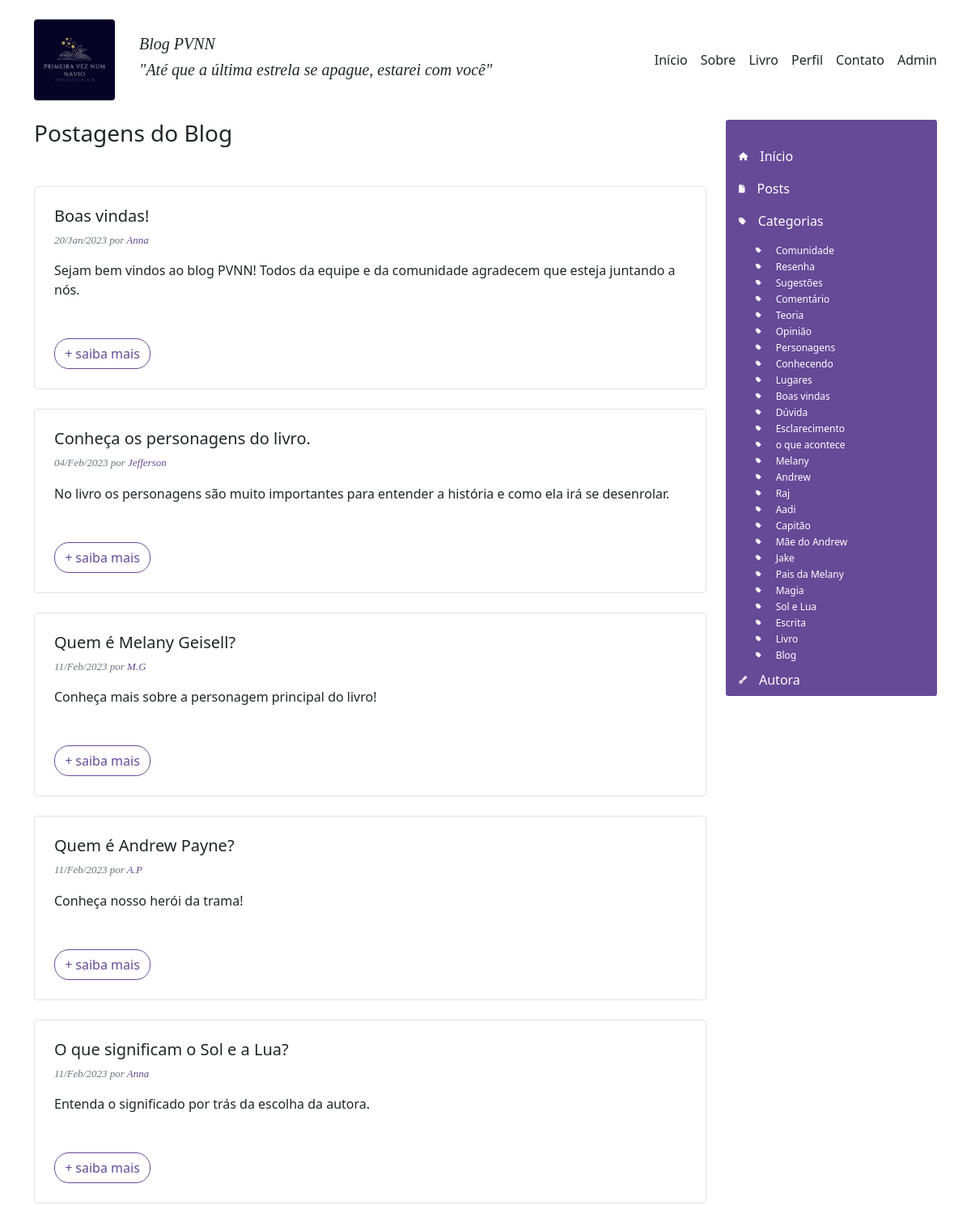
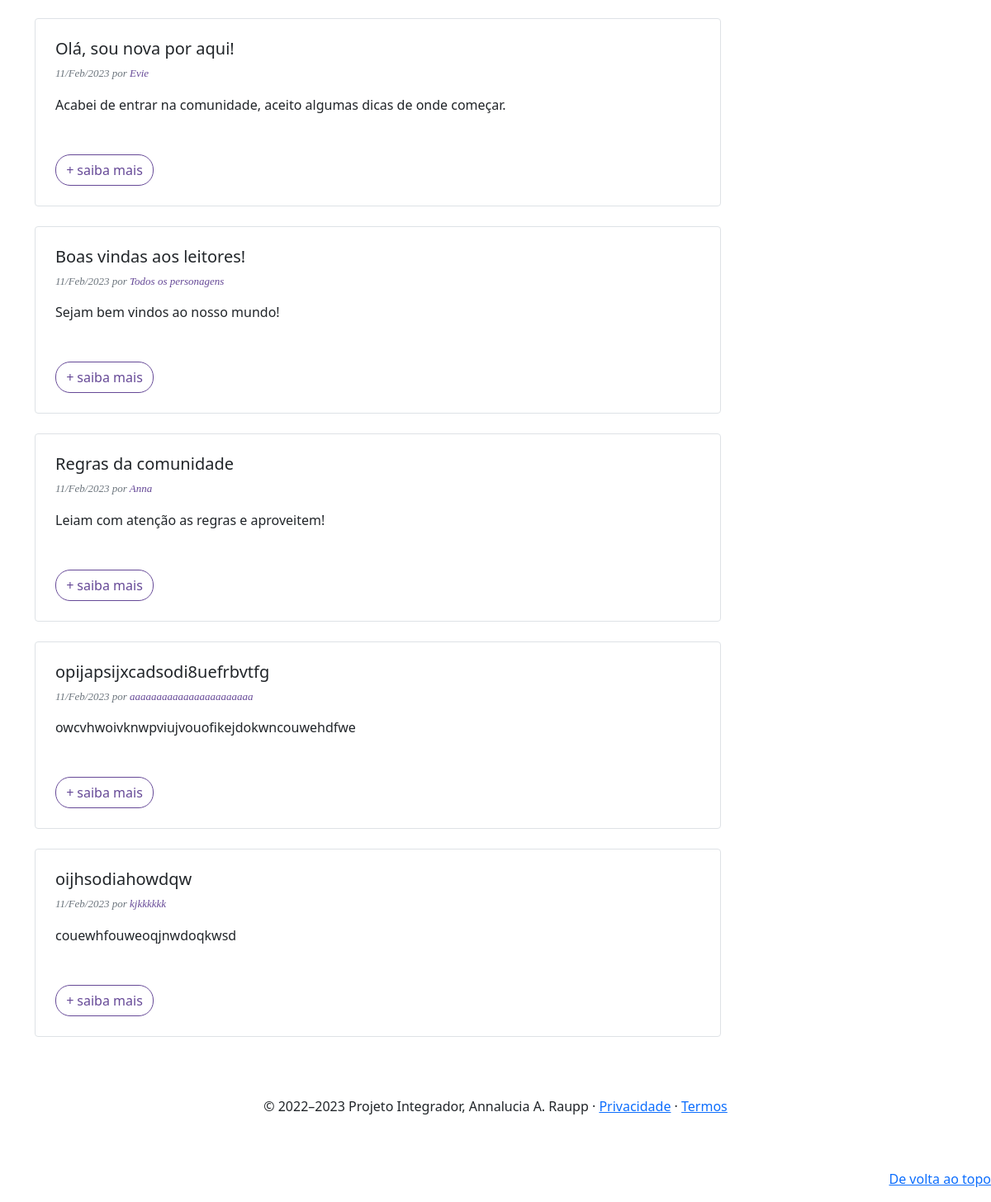
/app/controllers/BlogController.php?action=page_posts, run on the app's committed database (2 pictures, top to bottom).
### tables this page shows
CREATE TABLE `postagens` (
  `idPosts` int(4) NOT NULL,
  `titulo` text NOT NULL,
  `autor` varchar(50) DEFAULT NULL,
  `resumo` tinytext NOT NULL,
  `texto` longtext,
  `data` datetime NOT NULL DEFAULT CURRENT_TIMESTAMP,
  `idCategoria` int(11) NOT NULL
);

CREATE TABLE `categorias` (
  `idCategory` int(4) NOT NULL,
  `tag` varchar(45) NOT NULL
);

### app/repository/PostsRepository.php (called while the page is built, shortened)
<?php
    require_once __DIR__ . "/../connection/Connection.php";
    class PostsRepository {
        public $conn;
        function __construct()
        {
            $this->conn = Connection::getConnection();
        }
        public function findAll(): array {
            $table = $this->conn->query("SELECT * FROM postagens");
            $posts  = $table->fetchAll(PDO::FETCH_ASSOC);
            return $posts;
        }
    }

### app/connection/Connection.php (called while the page is built)
<?php
class Connection {
    private static $host = "localhost";
    private static $dbname = "pvnn";
    private static $user = "root";
    private static $password = "";
    private static $conn = null;
    public static function getConnection(): PDO {
        if(self::$conn == null) {
            try {
                self::$conn = new PDO("mysql:host=" . self::$host . ";charset=utf8;dbname=" . self::$dbname,
                self::$user,
                self::$password);
                self::$conn->setAttribute(PDO::ATTR_ERRMODE, PDO::ERRMODE_EXCEPTION);
            } catch(Exception $e) {
                print("Erro ao conectar com o banco de dados");
            }
        }
        return self::$conn;
    }
}

### app/repository/CategoryRepository.php (called while the page is built, shortened)
<?php
    require_once __DIR__ . "/../connection/Connection.php";
    class CategoryRepository {
        public $conn;
        function __construct()
        {
            $this->conn = Connection::getConnection();
        }
        public function findAll(): array {
            $table = $this->conn->query("SELECT * FROM categorias");
            $categorias  = $table->fetchAll(PDO::FETCH_ASSOC);
            return $categorias;
        }
    }

### app/views/blog/posts.php (the view, shortened to what this page needs)
<?php include "header.php"; ?>
<div id="posts" class="container ">
  <div class="row">
    <div class="main-content col-9">
        <?php if (isset($_GET['category']) ) : ?>
          <h3 class="mb-5">Postagens da categoria "<?= $_GET['category'] ?>"</h3>
        <?php else: ?>
          <h3 class="mb-5">Postagens do Blog</h3>
        <?php endif; ?>
      <?php foreach ($data['posts'] as $post) : ?>
        <?php $dataFormatada = new DateTime($post['data']); ?>
        <article class="blog-post">
          <div class="border rounded mb-4 p-4">
            <h5 class="blog-post-title"><?= $post['titulo']; ?></h5>
            <p class="data-autor mb-3 text-muted">
                <?= $dataFormatada->format('d/M/Y'); ?> por
                <a href="#" class="data-autor"><?= $post['autor']; ?></a>
            </p>
            <?php if(isset($post['resumo'])): ?>
              <p><?= $post['resumo'] ?></p>
            <?php else: ?>
              <p><?= BlogController::resumir($post['texto'], 30) ?></p>
            <?php endif ?>
            <div class=".post-rodape mt-5 row">
              <div class="col-4">
                <a href="<?= $data['base_path'] ?>/app/controllers/BlogController.php?action=page_post&id_param=<?= $post['idPosts']?>" class="btn btn-outline-primary btn-round">
                  <i class="fa-thin fa-plus"></i> saiba mais</a>
              </div>
            </div>
          </div>
        </article>
      <?php endforeach; ?>
    </div>
    <?php include "menu_lateral.php"; ?>
  </div>
</div>
<?php include "footer.php"; ?>

### app/views/blog/menu_lateral.php
<div class="col-3">
  <nav class="menu-lateral rounded-1">
    <div class="pt-6">
      <ul class="nav column">
        <li class="nav-item">
          <a class="nav-link active" href="<?= $data['base_path']?>">
            <i class="fa-solid fa-house fa-2xs"></i>Início
          </a>
        </li>
        <li class="nav-item">
          <a class="nav-link active" href="<?= $data['base_path']?>/app/controllers/BlogController.php?action=page_posts">
            <i class="fa-solid fa-file fa-2xs"></i>Posts
          </a>
        </li>
        <li class="nav-item">
          <a class="nav-link active" href="#">
            <i class="fa-solid fa-tag fa-2xs"></i>Categorias
            <ul class="sublist">
              <?php foreach($data['categories'] as $category): ?>
                <li>
                    <a href="<?= $data['base_path']?>/app/controllers/BlogController.php?action=page_posts_category&category=<?= $category['tag']?>">
                      <i class="fa-solid fa-tag fa-2xs"></i> <?= $category['tag'] ?>
                    </a>
                </li>
              <?php endforeach; ?>
            </ul>
          </a>
        </li>
        <li class="nav-item">
          <a class="nav-link active" href="<?= $data['base_path']?>/app/controllers/BlogController.php?action=page_autora">
            <i class="fa-solid fa-pen-fancy fa-2xs"></i>Autora
          </a>
        </li>
      </ul>
    </div>
  </nav>
</div>

### public/assets/styles/blog.css (style rules this page uses)
.blog-post .data-autor, #post .data-autor { font-family: 'Times New Roman', Times, serif; font-size: 13px; font-style: italic; text-decoration: none; color: #664997; }
.menu-lateral { min-height: 400px; padding-top: 25px; background-color: #664997; }
.menu-lateral .nav-item { display: block; width: 100%; }
.menu-lateral .nav-item i { display: inline; margin-right: 15px; }
.menu-lateral .nav-item a { color: #fff; }
.sublist { margin-top: -25px; }
.sublist li { list-style: none; margin-left: 5px; font-size: 12px; line-height: 20px; color: #eee; }
.sublist li a { text-decoration: none; }
.btn-outline-primary { color: #664997; border-color: #664997; }
.btn-round { border-radius: 18px !important; }

### data on the page
postagens: titulo "Boas vindas!", data "20/Jan/2023", autor "Anna", resumo "Sejam bem vindos ao blog PVNN! Todos da equipe e da comunidade agradecem que esteja juntando a nós."
postagens: titulo "Conheça os personagens do livro.", data "04/Feb/2023", autor "Jefferson", resumo "No livro os personagens são muito importantes para entender a história e como ela irá se desenrolar."
postagens: titulo "Quem é Melany Geisell?", data "11/Feb/2023", autor "M.G", resumo "Conheça mais sobre a personagem principal do livro!"
postagens: titulo "Quem é Andrew Payne?", data "11/Feb/2023", autor "A.P", resumo "Conheça nosso herói da trama!"
postagens: titulo "O que significam o Sol e a Lua?", data "11/Feb/2023", autor "Anna", resumo "Entenda o significado por trás da escolha da autora."
postagens: titulo "Olá, sou nova por aqui!", data "11/Feb/2023", autor "Evie", resumo "Acabei de entrar na comunidade, aceito algumas dicas de onde começar."
postagens: titulo "Boas vindas aos leitores!", data "11/Feb/2023", autor "Todos os personagens", resumo "Sejam bem vindos ao nosso mundo!"
postagens: titulo "Regras da comunidade", data "11/Feb/2023", autor "Anna", resumo "Leiam com atenção as regras e aproveitem!"
postagens: titulo "opijapsijxcadsodi8uefrbvtfg", data "11/Feb/2023", autor "aaaaaaaaaaaaaaaaaaaaaaa", resumo "owcvhwoivknwpviujvouofikejdokwncouwehdfwe"
postagens: titulo "oijhsodiahowdqw", data "11/Feb/2023", autor "kjkkkkkk", resumo "couewhfouweoqjnwdoqkwsd"
categorias: tag "Comunidade"
categorias: tag "Resenha"
categorias: tag "Sugestões"
categorias: tag "Comentário"
categorias: tag "Teoria"
categorias: tag "Opinião"
categorias: tag "Personagens"
categorias: tag "Conhecendo"
categorias: tag "Lugares"
categorias: tag "Boas vindas"
categorias: tag "Dúvida"
categorias: tag "Esclarecimento"
categorias: tag "o que acontece"
categorias: tag "Melany"
categorias: tag "Andrew"
categorias: tag "Raj"
categorias: tag "Aadi"
categorias: tag "Capitão"
categorias: tag "Mãe do Andrew"
categorias: tag "Jake"
categorias: tag "Pais da Melany"
categorias: tag "Magia"
categorias: tag "Sol e Lua"
categorias: tag "Escrita"
categorias: tag "Livro"
categorias: tag "Blog"
